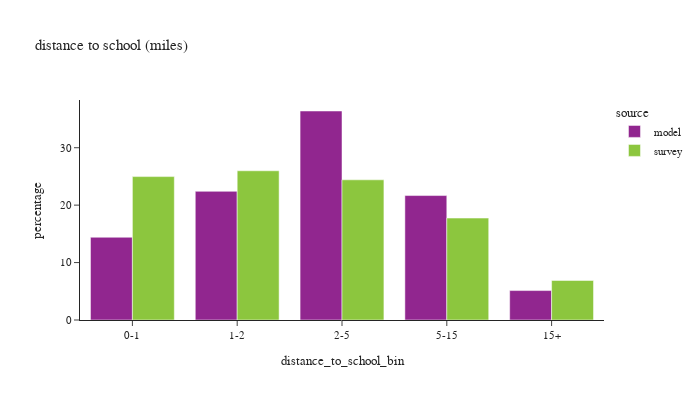

Notebook cell for this chart:
### Code cell
def plot_distance(df:pd.DataFrame, group:str, title_name:str):

    count = df.loc[(df['source']=='model') & (df[group]),['distance_to_school_bin']].value_counts()
    # print(f"model person count =\n"
    #       f"{count.sort_values()}")

    # plot1
    df_plot = df.loc[(df[group]) & (df['distance_to_school_bin'] != float('nan'))].groupby(['source','distance_to_school_bin'])['psexpfac'].sum().reset_index()
    df_plot['percentage'] = df_plot.groupby(['source'], group_keys=False)['psexpfac'].\
            apply(lambda x: 100 * x / float(x.sum()))
    # df_plot
    #
    fig1 = px.bar(df_plot, x='distance_to_school_bin', y="percentage", color="source", barmode="group",
                  title=title_name)
    fig1.for_each_annotation(lambda a: a.update(text = a.text.split("=")[-1]))
    fig1.update_layout(height=400, width=700, font=dict(size=11))
    fig1.show()

    # # plot2
    df_plot = df.loc[(df[group]) & (df['d_school_bin_60mi'].notna())].groupby(['source','d_school_bin_60mi'])['psexpfac'].sum().reset_index()
    df_plot['percentage'] = df_plot.groupby(['source'], group_keys=False)['psexpfac'].\
                apply(lambda x: 100 * x / float(x.sum()))
    # df_plot
    #
    fig2 = px.line(df_plot, x='d_school_bin_60mi', y="percentage", color="source",
                   title=title_name)
    fig2.for_each_annotation(lambda a: a.update(text = a.text.split("=")[-1]))
    fig2.update_layout(height=400, width=700, font=dict(size=11))
    fig2.show()

# distance to work
plot_distance(df_students,'pstyp',"distance to school (miles)")

### Figure 1 — Plotly figure (JSON) as saved in the notebook; plotly's stock layout.template omitted (floating-point values rounded to 4 significant figures)
{"data": [{"alignmentgroup": "True", "hovertemplate": "source=model<br>distance_to_school_bin=%{x}<br>percentage=%{y}<extra></extra>", "legendgroup": "model", "marker": {"color": "#91268F", "pattern": {"shape": ""}}, "name": "model", "offsetgroup": "model", "orientation": "v", "showlegend": true, "textposition": "auto", "type": "bar", "x": ["0-1", "1-2", "2-5", "5-15", "15+"], "xaxis": "x", "y": [14.41, 22.41, 36.39, 21.67, 5.125], "yaxis": "y"}, {"alignmentgroup": "True", "hovertemplate": "source=survey<br>distance_to_school_bin=%{x}<br>percentage=%{y}<extra></extra>", "legendgroup": "survey", "marker": {"color": "#8CC63E", "pattern": {"shape": ""}}, "name": "survey", "offsetgroup": "survey", "orientation": "v", "showlegend": true, "textposition": "auto", "type": "bar", "x": ["0-1", "1-2", "2-5", "5-15", "15+"], "xaxis": "x", "y": [24.97, 25.98, 24.41, 17.75, 6.887], "yaxis": "y"}], "layout": {"barmode": "group", "font": {"size": 11}, "height": 400, "legend": {"title": {"text": "source"}, "tracegroupgap": 0}, "title": {"text": "distance to school (miles)"}, "width": 700, "xaxis": {"anchor": "y", "domain": [0.0, 1.0], "title": {"text": "distance_to_school_bin"}}, "yaxis": {"anchor": "x", "domain": [0.0, 1.0], "title": {"text": "percentage"}}}}
